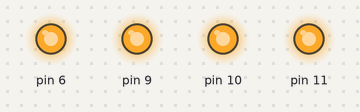
This sketch was run on a simulated Arduino Uno, built with avr-gcc and run on an emulated ATmega328P. On the bench: output pins drawn as LEDs (lit = HIGH). What the sketch prints to the serial monitor is not drawn.

Above: at 0.1 s.
Timing chart, 0 to 1.6 s (numbered marks = the images above):
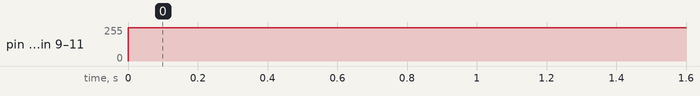

Measured:
- by itself, pin 6, pin 9–11: 0/255 → 250/255 at 0.00 s

The sketch:

droneTest1.ino
```cpp
void setup() {
  Serial.begin(9600);
  pinMode(6, OUTPUT);
  pinMode(9, OUTPUT);
  pinMode(10, OUTPUT);
  pinMode(11, OUTPUT);

}

void loop() {
  int i = 250;


    analogWrite(6, i);
    analogWrite(9, i);
    analogWrite(10, i);
    analogWrite(11, i);
    Serial.println(i);


}
```
